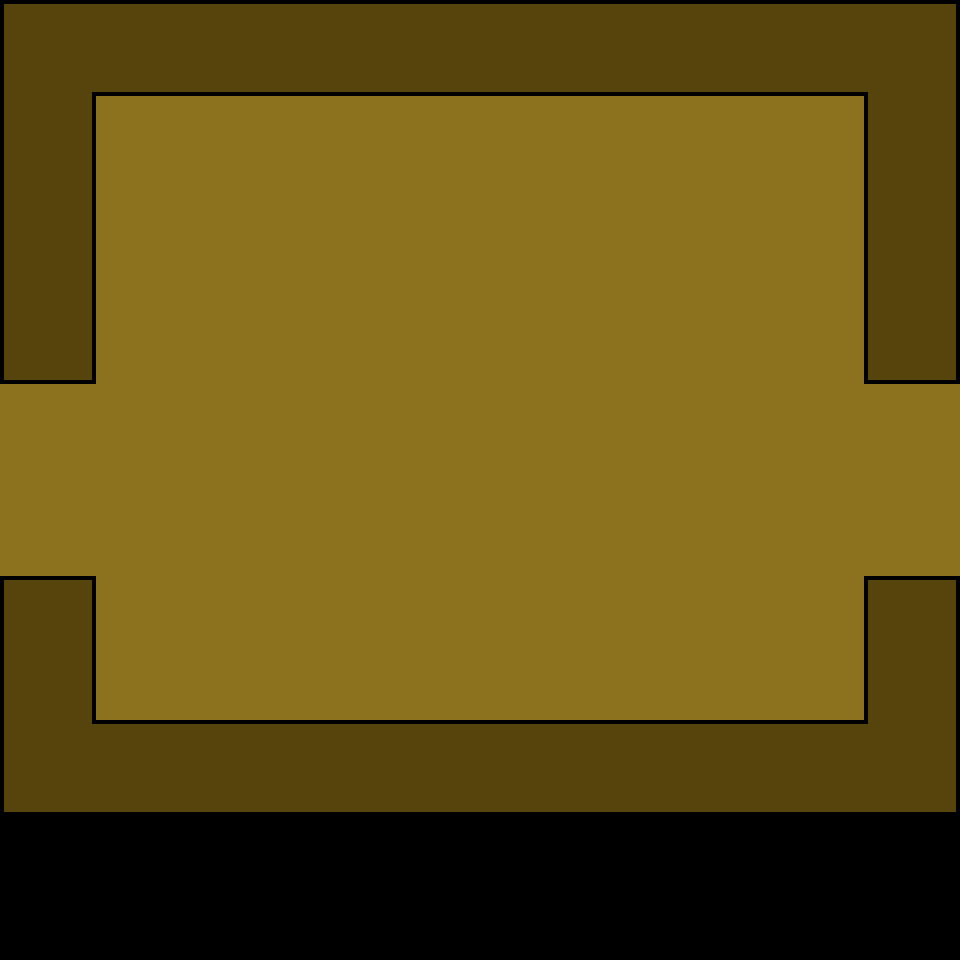

Rendered tile map (Tiled .tmx) drawn with the repository's tilesets; below, a short description and the full map source, tile grids included:
An orthogonal 20x20 tile map with 48x48 px tiles, 1 tile layer (Tile Layer 1) and 2 objects (2x Doorway).

<map version="1.2" tiledversion="1.2.2" orientation="orthogonal" renderorder="right-down" width="20" height="20" tilewidth="48" tileheight="48" infinite="0" nextlayerid="3" nextobjectid="4">
 <tileset firstgid="1" source="level_01_final_test.tsx" />
 <layer id="1" name="Tile Layer 1" width="20" height="20">
  <data encoding="csv">
1610612744,1610612762,1610612762,1610612762,1610612762,1610612762,1610612762,1610612762,1610612762,1610612762,1610612762,1610612762,1610612762,1610612762,1610612762,1610612762,1610612762,1610612762,1610612762,1610612834,
1610612742,1610612799,1610612777,1610612777,1610612777,1610612777,1610612777,1610612777,1610612777,1610612777,1610612777,1610612777,1610612777,1610612777,1610612777,1610612777,1610612777,1610612777,1610612745,1610612833,
1610612742,1610612832,1610612738,1610612738,1610612738,1610612738,1610612738,1610612738,1610612738,1610612738,1610612738,1610612738,1610612738,1610612738,1610612738,1610612738,1610612738,1610612738,1610612743,1610612833,
1610612742,1610612832,1610612738,1610612738,1610612738,1610612738,1610612738,1610612738,1610612738,1610612738,1610612738,1610612738,1610612738,1610612738,1610612738,1610612738,1610612738,1610612738,1610612743,1610612833,
1610612742,1610612832,1610612738,1610612738,1610612738,1610612738,1610612738,1610612738,1610612738,1610612738,1610612738,1610612738,1610612738,1610612738,1610612738,1610612738,1610612738,1610612738,1610612743,1610612833,
1610612742,1610612832,1610612738,1610612738,1610612738,1610612738,1610612738,1610612738,1610612738,1610612738,1610612738,1610612738,1610612738,1610612738,1610612738,1610612738,1610612738,1610612738,1610612743,1610612833,
1610612742,1610612832,1610612738,1610612738,1610612738,1610612738,1610612738,1610612738,1610612738,1610612738,1610612738,1610612738,1610612738,1610612738,1610612738,1610612738,1610612738,1610612738,1610612743,1610612833,
1610612741,1610612831,1610612738,1610612738,1610612738,1610612738,1610612738,1610612738,1610612738,1610612738,1610612738,1610612738,1610612738,1610612738,1610612738,1610612738,1610612738,1610612738,95,98,
1610612738,1610612738,1610612738,1610612738,1610612738,1610612738,1610612738,1610612738,1610612738,1610612738,1610612738,1610612738,1610612738,1610612738,1610612738,1610612738,1610612738,1610612738,1,1,
1610612738,1610612738,1610612738,1610612738,1610612738,1610612738,1610612738,1610612738,1610612738,1610612738,1610612738,1610612738,1610612738,1610612738,1610612738,1610612738,1610612738,1610612738,1,1,
1610612738,1610612738,1610612738,1610612738,1610612738,1610612738,1610612738,1610612738,1610612738,1610612738,1610612738,1610612738,1610612738,1610612738,1610612738,1610612738,1610612738,1610612738,1,1,
1610612738,1610612738,1610612738,1610612738,1610612738,1610612738,1610612738,1610612738,1610612738,1610612738,1610612738,1610612738,1610612738,1610612738,1610612738,1610612738,1610612738,1610612738,1,1,
1610612744,1610612834,1610612738,1610612738,1610612738,1610612738,1610612738,1610612738,1610612738,1610612738,1610612738,1610612738,1610612738,1610612738,1610612738,1610612738,1610612738,1610612738,5,8,
1610612742,1610612832,1610612738,1610612738,1610612738,1610612738,1610612738,1610612738,1610612738,1610612738,1610612738,1610612738,1610612738,1610612738,1610612738,1610612738,1610612738,1610612738,1610612743,1610612833,
1610612742,1610612832,1610612738,1610612738,1610612738,1610612738,1610612738,1610612738,1610612738,1610612738,1610612738,1610612738,1610612738,1610612738,1610612738,1610612738,1610612738,1610612738,1610612743,1610612833,
77,12,6,6,6,6,6,6,6,6,6,6,6,6,6,6,6,6,9,80,
95,97,97,97,97,97,97,97,97,97,97,97,97,97,97,97,97,97,97,98,
0,0,0,0,0,0,0,0,0,0,0,0,0,0,0,0,0,0,0,0,
0,0,0,0,0,0,0,0,0,0,0,0,0,0,0,0,0,0,0,0,
0,0,0,0,0,0,0,0,0,0,0,0,0,0,0,0,0,0,0,0
</data>
 </layer>
 <objectgroup id="2" name="Doorway">
  <object id="1" name="Doorway" type="Doorway" x="4.44089e-16" y="380.337" width="10.6667" height="192" />
  <object id="3" name="Doorway" type="Doorway" x="950.667" y="384.337" width="10.6667" height="192" />
 </objectgroup>
</map>
